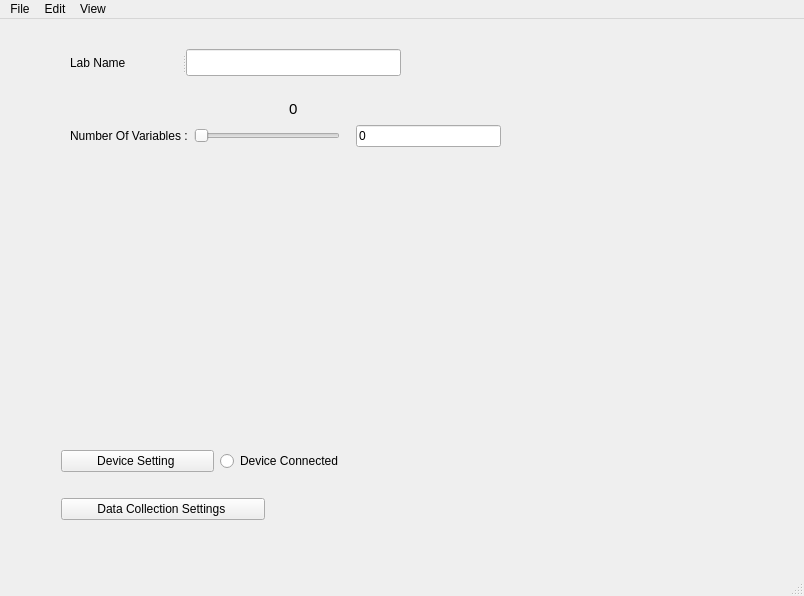
<?xml version="1.0" encoding="UTF-8"?>
<ui version="4.0">
 <class>MainWindow</class>
 <widget class="QMainWindow" name="MainWindow">
  <property name="geometry">
   <rect>
    <x>0</x>
    <y>0</y>
    <width>804</width>
    <height>596</height>
   </rect>
  </property>
  <property name="mouseTracking">
   <bool>false</bool>
  </property>
  <property name="windowTitle">
   <string>UDlab </string>
  </property>
  <widget class="QWidget" name="centralwidget">
   <widget class="QWidget" name="verticalLayoutWidget">
    <property name="geometry">
     <rect>
      <x>70</x>
      <y>80</y>
      <width>431</width>
      <height>91</height>
     </rect>
    </property>
    <layout class="QVBoxLayout" name="NumOfVar_layout">
     <item>
      <layout class="QHBoxLayout" name="horizontalLayout_6">
       <item>
        <spacer name="horizontalSpacer_2">
         <property name="orientation">
          <enum>Qt::Horizontal</enum>
         </property>
         <property name="sizeType">
          <enum>QSizePolicy::Preferred</enum>
         </property>
         <property name="sizeHint" stdset="0">
          <size>
           <width>219</width>
           <height>20</height>
          </size>
         </property>
        </spacer>
       </item>
       <item>
        <widget class="QLabel" name="label_3">
         <property name="font">
          <font>
           <pointsize>11</pointsize>
          </font>
         </property>
         <property name="text">
          <string>0</string>
         </property>
        </widget>
       </item>
       <item>
        <spacer name="horizontalSpacer_3">
         <property name="orientation">
          <enum>Qt::Horizontal</enum>
         </property>
         <property name="sizeHint" stdset="0">
          <size>
           <width>40</width>
           <height>20</height>
          </size>
         </property>
        </spacer>
       </item>
      </layout>
     </item>
     <item>
      <layout class="QHBoxLayout" name="horizontalLayout_7">
       <item>
        <widget class="QLabel" name="label_2">
         <property name="text">
          <string>Number Of Variables :</string>
         </property>
        </widget>
       </item>
       <item>
        <widget class="QSlider" name="horizontalSlider">
         <property name="orientation">
          <enum>Qt::Horizontal</enum>
         </property>
        </widget>
       </item>
       <item>
        <spacer name="horizontalSpacer_4">
         <property name="orientation">
          <enum>Qt::Horizontal</enum>
         </property>
         <property name="sizeType">
          <enum>QSizePolicy::Preferred</enum>
         </property>
         <property name="sizeHint" stdset="0">
          <size>
           <width>10</width>
           <height>20</height>
          </size>
         </property>
        </spacer>
       </item>
       <item>
        <widget class="QLineEdit" name="lineEdit_2">
         <property name="text">
          <string>0</string>
         </property>
        </widget>
       </item>
      </layout>
     </item>
     <item>
      <spacer name="verticalSpacer">
       <property name="orientation">
        <enum>Qt::Vertical</enum>
       </property>
       <property name="sizeType">
        <enum>QSizePolicy::Expanding</enum>
       </property>
       <property name="sizeHint" stdset="0">
        <size>
         <width>20</width>
         <height>49</height>
        </size>
       </property>
      </spacer>
     </item>
    </layout>
   </widget>
   <widget class="QSplitter" name="LabName_layout">
    <property name="geometry">
     <rect>
      <x>70</x>
      <y>30</y>
      <width>331</width>
      <height>27</height>
     </rect>
    </property>
    <property name="orientation">
     <enum>Qt::Horizontal</enum>
    </property>
    <widget class="QLabel" name="label">
     <property name="text">
      <string>Lab Name</string>
     </property>
    </widget>
    <widget class="QLineEdit" name="lineEdit">
     <property name="maxLength">
      <number>32772</number>
     </property>
     <property name="dragEnabled">
      <bool>false</bool>
     </property>
     <property name="clearButtonEnabled">
      <bool>true</bool>
     </property>
    </widget>
   </widget>
   <widget class="QWidget" name="">
    <property name="geometry">
     <rect>
      <x>61</x>
      <y>411</y>
      <width>311</width>
      <height>111</height>
     </rect>
    </property>
    <layout class="QVBoxLayout" name="DeviceSetting_layout">
     <item>
      <layout class="QHBoxLayout" name="horizontalLayout">
       <item>
        <widget class="QPushButton" name="DeviceSettingButton">
         <property name="text">
          <string>Device Setting </string>
         </property>
        </widget>
       </item>
       <item>
        <widget class="QRadioButton" name="radioButton">
         <property name="text">
          <string>Device Connected</string>
         </property>
        </widget>
       </item>
      </layout>
     </item>
     <item>
      <layout class="QHBoxLayout" name="horizontalLayout_5">
       <item>
        <widget class="QPushButton" name="DataCollectionSettingButton">
         <property name="text">
          <string>Data Collection Settings </string>
         </property>
         <property name="checkable">
          <bool>false</bool>
         </property>
        </widget>
       </item>
       <item>
        <spacer name="horizontalSpacer">
         <property name="orientation">
          <enum>Qt::Horizontal</enum>
         </property>
         <property name="sizeType">
          <enum>QSizePolicy::Maximum</enum>
         </property>
         <property name="sizeHint" stdset="0">
          <size>
           <width>107</width>
           <height>20</height>
          </size>
         </property>
        </spacer>
       </item>
      </layout>
     </item>
    </layout>
   </widget>
   <zorder>lineEdit</zorder>
   <zorder>label</zorder>
   <zorder>DeviceSettingButton</zorder>
   <zorder>checkBox_DeviceConnected</zorder>
   <zorder></zorder>
   <zorder>DeviceSettingButton</zorder>
   <zorder>verticalLayoutWidget</zorder>
   <zorder>horizontalSpacer</zorder>
   <zorder>horizontalLayoutWidget</zorder>
   <zorder>label_2</zorder>
   <zorder>verticalLayoutWidget</zorder>
   <zorder>label_3</zorder>
   <zorder>horizontalSpacer_2</zorder>
   <zorder>horizontalSpacer_3</zorder>
   <zorder>label_3</zorder>
   <zorder>horizontalSlider</zorder>
   <zorder>label_2</zorder>
  </widget>
  <widget class="QMenuBar" name="menubar">
   <property name="geometry">
    <rect>
     <x>0</x>
     <y>0</y>
     <width>804</width>
     <height>27</height>
    </rect>
   </property>
   <widget class="QMenu" name="menuFile">
    <property name="title">
     <string>File</string>
    </property>
    <addaction name="actionNew"/>
    <addaction name="actionOpen"/>
    <addaction name="actionSave"/>
    <addaction name="actionSave_as"/>
    <addaction name="actionSave_As"/>
    <addaction name="separator"/>
    <addaction name="actionPrint_2"/>
    <addaction name="actionImport_Lab"/>
    <addaction name="actionExport_lab"/>
   </widget>
   <widget class="QMenu" name="menuEdit">
    <property name="title">
     <string>Edit</string>
    </property>
   </widget>
   <widget class="QMenu" name="menuView">
    <property name="title">
     <string>View</string>
    </property>
   </widget>
   <addaction name="menuFile"/>
   <addaction name="menuEdit"/>
   <addaction name="menuView"/>
  </widget>
  <widget class="QStatusBar" name="statusbar"/>
  <action name="actionNew">
   <property name="text">
    <string>New Lab</string>
   </property>
  </action>
  <action name="actionOpen">
   <property name="text">
    <string>Open Lab</string>
   </property>
  </action>
  <action name="actionSave">
   <property name="text">
    <string>Last Open Lab</string>
   </property>
  </action>
  <action name="actionSave_as">
   <property name="text">
    <string>Save </string>
   </property>
  </action>
  <action name="actionPrint">
   <property name="text">
    <string>Print</string>
   </property>
  </action>
  <action name="actionSave_As">
   <property name="text">
    <string>Save As</string>
   </property>
  </action>
  <action name="actionPrint_2">
   <property name="text">
    <string>Print </string>
   </property>
  </action>
  <action name="actionImport_Lab">
   <property name="text">
    <string>Import Lab</string>
   </property>
  </action>
  <action name="actionExport_lab">
   <property name="text">
    <string>Export lab</string>
   </property>
  </action>
 </widget>
 <resources/>
 <connections>
  <connection>
   <sender>horizontalSlider</sender>
   <signal>valueChanged(int)</signal>
   <receiver>label_3</receiver>
   <slot>setNum(int)</slot>
   <hints>
    <hint type="sourcelabel">
     <x>305</x>
     <y>144</y>
    </hint>
    <hint type="destinationlabel">
     <x>305</x>
     <y>123</y>
    </hint>
   </hints>
  </connection>
  <connection>
   <sender>label_3</sender>
   <signal>linkActivated(QString)</signal>
   <receiver>lineEdit_2</receiver>
   <slot>setText(QString)</slot>
   <hints>
    <hint type="sourcelabel">
     <x>303</x>
     <y>123</y>
    </hint>
    <hint type="destinationlabel">
     <x>413</x>
     <y>140</y>
    </hint>
   </hints>
  </connection>
  <connection>
   <sender>lineEdit_2</sender>
   <signal>textEdited(QString)</signal>
   <receiver>label_3</receiver>
   <slot>setText(QString)</slot>
   <hints>
    <hint type="sourcelabel">
     <x>475</x>
     <y>151</y>
    </hint>
    <hint type="destinationlabel">
     <x>299</x>
     <y>117</y>
    </hint>
   </hints>
  </connection>
  <connection>
   <sender>horizontalSlider</sender>
   <signal>rangeChanged(int,int)</signal>
   <receiver>horizontalSlider</receiver>
   <slot>setValue(int)</slot>
   <hints>
    <hint type="sourcelabel">
     <x>335</x>
     <y>159</y>
    </hint>
    <hint type="destinationlabel">
     <x>275</x>
     <y>150</y>
    </hint>
   </hints>
  </connection>
 </connections>
</ui>
